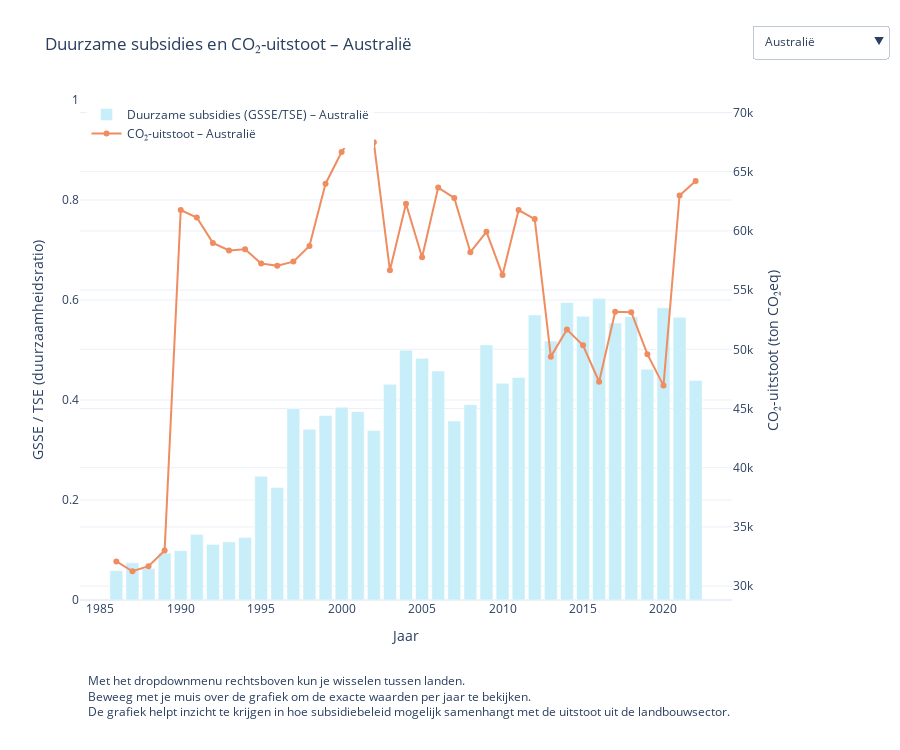

Notebook source saved alongside this figure:
### Markdown cell above
### Landen die duurzaamheid belonen via subsidies, stoten relatief minder CO₂ uit binnen hun landbouwsector

Niet alleen milieuregels zijn van belang. Financiële prikkels spelen namelijk ook een grote rol. Overheden beïnvloeden landbouwgedrag niet alleen met wetten, maar ook via subsidies. Die subsidies kunnen duurzame praktijken stimuleren, zoals het beschermen van ecosystemen of het terugdringen van uitstoot. Maar ze kunnen ook onbedoeld vervuilende landbouw ondersteunen, bijvoorbeeld door intensieve veehouderij of het overmatig gebruik van kunstmest aantrekkelijk te maken.


**Twee vormen van landbouwsubsidies:**

| Subsidie | Volledige naam | Inhoud | Duurzaamheidswaarde |
|----------|----------------|--------|----------------------|
| **_GSSE_** | _General Services Support Estimate_ | Overheidsuitgaven voor publieke goederen en langetermijnvoorzieningen in de landbouw (onderzoek, kennisoverdracht, infrastructuur, milieuherstel). Boeren ontvangen deze steun niet direct. |  Wordt algemeen beschouwd als duurzame, niet-productiegebonden steun. |
| **_PSE_**  | _Producer Support Estimate_ | Directe betalingen aan boeren, vaak gekoppeld aan hoeveel ze produceren of exporteren. Dit kan leiden tot intensivering en overproductie. |  Wordt vaak gezien als minder duurzaam of zelfs schadelijk voor het milieu. |

De _TSE_ (_Total Support Estimate_) omvat álle subsidies (dus _TSE_ = _GSSE_ + _PSE_ + andere steunvormen van de originele OECD dataset).

*Bron: [_OECD Glossary on Agricultural Support Indicators_](https://www.oecd.org/agriculture/topics/agricultural-policy-monitoring-and-evaluation/)*

### Code cell
import pandas as pd
import plotly.graph_objects as go


df = pd.read_csv("data1/CO2.csv")


landnaam_vertaling = {
    'Australia': 'Australië',
    'China': 'China',
    'Brazil': 'Brazilië',
    'South Africa': 'Zuid-Afrika',
    'United States of America': 'Verenigde Staten',
    'Republic of Korea': 'Zuid-Korea'
}


df['Land_NL'] = df['Mapped_Country'].map(landnaam_vertaling)


df = df.dropna(subset=['GSSE_Subsidy', 'TSE_Subsidy', 'CO2_Emission'])
df = df[df['TSE_Subsidy'] != 0]
df['Duurzaamheidsratio'] = df['GSSE_Subsidy'] / df['TSE_Subsidy']


gewilde_landen = list(landnaam_vertaling.keys())
df = df[df['Mapped_Country'].isin(gewilde_landen)]


df = df.sort_values(by=['Land_NL', 'Year'])
landen = df['Land_NL'].unique()


fig = go.Figure()
dropdown_buttons = []

for i, land in enumerate(landen):
    data = df[df['Land_NL'] == land]
    visible = [False] * (2 * len(landen))

    
    fig.add_trace(go.Bar(
        x=data['Year'],
        y=data['Duurzaamheidsratio'],
        name=f"Duurzame subsidies (GSSE/TSE) – {land}",
        marker_color='#C7EEF9',
        yaxis='y1',
        visible=(i == 0)
    ))
    visible[i * 2] = True

    
    fig.add_trace(go.Scatter(
        x=data['Year'],
        y=data['CO2_Emission'],
        name=f"CO₂-uitstoot – {land}",
        mode='lines+markers',
        marker_color='#EF8C60',
        yaxis='y2',
        visible=(i == 0)
    ))
    visible[i * 2 + 1] = True

    
    dropdown_buttons.append(dict(
        label=land,
        method='update',
        args=[{'visible': visible},
              {'title': f"Duurzame subsidies en CO₂-uitstoot – {land}"}]
    ))


fig.update_layout(
    title="Duurzame subsidies en CO₂-uitstoot – " + landen[0],
    xaxis=dict(title="Jaar"),
    yaxis=dict(title="GSSE / TSE (duurzaamheidsratio)", range=[0, 1]),
    yaxis2=dict(title="CO₂-uitstoot (ton CO₂eq)", overlaying="y", side="right"),
    updatemenus=[dict(
        buttons=dropdown_buttons,
        direction='down',
        x=1.03,
        xanchor="left",
        y=1.15,
        yanchor="top",
        showactive=True
    )],
    legend=dict(x=0.01, y=1),
    barmode='group',
    height=600,
    template='plotly_white'
)

fig.update_layout(
    height=750,
    margin=dict(b=150) 
)


fig.add_annotation(
    text=(
        " Met het dropdownmenu rechtsboven kun je wisselen tussen landen. <br>" 
        " Beweeg met je muis over de grafiek om de exacte waarden per jaar te bekijken. <br>"
        " De grafiek helpt inzicht te krijgen in hoe subsidiebeleid mogelijk samenhangt met de uitstoot uit de landbouwsector."
    ),
    xref="paper", yref="paper",
    x=0, y=-0.25,
    showarrow=False,
    align="left",
    font=dict(size=12),
    borderpad=4
)


fig.show()

### Figure 1 — Plotly figure (JSON) as saved in the notebook; plotly's stock layout.template omitted (floating-point values rounded to 4 significant figures)
{"data": [{"marker": {"color": "#C7EEF9"}, "name": "Duurzame subsidies (GSSE/TSE) – Australië", "type": "bar", "visible": true, "x": [1986, 1987, 1988, 1989, 1990, 1991, 1992, 1993, 1994, 1995, 1996, 1997, 1998, 1999, 2000, 2001, 2002, 2003, 2004, 2005, 2006, 2007, 2008, 2009, 2010, 2011, 2012, 2013, 2014, 2015, 2016, 2017, 2018, 2019, 2020, 2021, 2022], "y": [0.05868, 0.07439, 0.06325, 0.09386, 0.09876, 0.1313, 0.1112, 0.1164, 0.1252, 0.2476, 0.225, 0.3824, 0.3415, 0.3691, 0.3856, 0.3767, 0.3388, 0.4313, 0.4994, 0.4833, 0.4582, 0.3579, 0.3907, 0.5102, 0.4333, 0.4451, 0.57, 0.5182, 0.5949, 0.5674, 0.6028, 0.5539, 0.5664, 0.4617, 0.5844, 0.5654, 0.4392], "yaxis": "y"}, {"marker": {"color": "#EF8C60"}, "mode": "lines+markers", "name": "CO₂-uitstoot – Australië", "type": "scatter", "visible": true, "x": [1986, 1987, 1988, 1989, 1990, 1991, 1992, 1993, 1994, 1995, 1996, 1997, 1998, 1999, 2000, 2001, 2002, 2003, 2004, 2005, 2006, 2007, 2008, 2009, 2010, 2011, 2012, 2013, 2014, 2015, 2016, 2017, 2018, 2019, 2020, 2021, 2022], "y": [32090.0, 31260.0, 31690.0, 33000.0, 61770.0, 61130.0, 58990.0, 58350.0, 58450.0, 57250.0, 57060.0, 57410.0, 58730.0, 63990.0, 66670.0, 68630.0, 67490.0, 56670.0, 62300.0, 57780.0, 63660.0, 62780.0, 58210.0, 59930.0, 56270.0, 61760.0, 61000.0, 49380.0, 51670.0, 50340.0, 47260.0, 53180.0, 53140.0, 49590.0, 46940.0, 63000.0, 64210.0], "yaxis": "y2"}, {"marker": {"color": "#C7EEF9"}, "name": "Duurzame subsidies (GSSE/TSE) – Brazilië", "type": "bar", "visible": false, "x": [1995, 1996, 1997, 1998, 1999, 2000, 2001, 2002, 2003, 2004, 2005, 2006, 2007, 2008, 2009, 2010, 2011, 2012, 2013, 2014, 2015, 2016, 2017, 2018, 2019, 2020, 2021, 2022], "y": [-0.6447, -33.65, 4.885, 0.713, -5.719, 0.2794, 0.3796, 0.2509, 0.1566, 0.281, 0.2422, 0.2582, 0.234, 0.2797, 0.2341, 0.2454, 0.2134, 0.2453, 0.3257, 0.3516, 0.2998, 0.2565, 0.3114, 0.3661, 0.3874, 0.3068, 0.157, 0.1449], "yaxis": "y"}, {"marker": {"color": "#EF8C60"}, "mode": "lines+markers", "name": "CO₂-uitstoot – Brazilië", "type": "scatter", "visible": false, "x": [1995, 1996, 1997, 1998, 1999, 2000, 2001, 2002, 2003, 2004, 2005, 2006, 2007, 2008, 2009, 2010, 2011, 2012, 2013, 2014, 2015, 2016, 2017, 2018, 2019, 2020, 2021, 2022], "y": [330600.0, 328700.0, 326700.0, 336600.0, 337200.0, 323500.0, 359700.0, 378600.0, 401200.0, 412400.0, 391500.0, 368800.0, 367900.0, 370000.0, 350200.0, 341500.0, 242100.0, 221900.0, 247800.0, 249600.0, 232100.0, 258300.0, 261300.0, 255600.0, 259800.0, 262700.0, 269000.0, 272400.0], "yaxis": "y2"}, {"marker": {"color": "#C7EEF9"}, "name": "Duurzame subsidies (GSSE/TSE) – China", "type": "bar", "visible": false, "x": [1995, 1996, 1997, 1998, 1999, 2000, 2001, 2002, 2003, 2004, 2005, 2006, 2007, 2008, 2009, 2010, 2011, 2012, 2013, 2014, 2015, 2016, 2017, 2018, 2019, 2020, 2021, 2022], "y": [0.2632, 0.745, 0.6145, 0.7161, 1.465, 0.5535, 0.4927, 0.3471, 0.3195, 0.3631, 0.2919, 0.2276, 0.2162, 0.3704, 0.2109, 0.1553, 0.1798, 0.134, 0.1316, 0.1453, 0.1698, 0.1516, 0.1584, 0.1617, 0.1316, 0.1232, 0.09996, 0.1024], "yaxis": "y"}, {"marker": {"color": "#EF8C60"}, "mode": "lines+markers", "name": "CO₂-uitstoot – China", "type": "scatter", "visible": false, "x": [1995, 1996, 1997, 1998, 1999, 2000, 2001, 2002, 2003, 2004, 2005, 2006, 2007, 2008, 2009, 2010, 2011, 2012, 2013, 2014, 2015, 2016, 2017, 2018, 2019, 2020, 2021, 2022], "y": [491300.0, 511400.0, 500900.0, 495800.0, 514000.0, 522400.0, 531900.0, 562300.0, 628000.0, 677300.0, 707900.0, 796600.0, 839100.0, 877800.0, 913000.0, 917500.0, 1023000.0, 994900.0, 1072000.0, 1015000.0, 1073000.0, 1072000.0, 1091000.0, 1119000.0, 1145000.0, 1168000.0, 1206000.0, 1209000.0], "yaxis": "y2"}, {"marker": {"color": "#C7EEF9"}, "name": "Duurzame subsidies (GSSE/TSE) – Verenigde Staten", "type": "bar", "visible": false, "x": [1986, 1987, 1988, 1989, 1990, 1991, 1992, 1993, 1994, 1995, 1996, 1997, 1998, 1999, 2000, 2001, 2002, 2003, 2004, 2005, 2006, 2007, 2008, 2009, 2010, 2011, 2012, 2013, 2014, 2015, 2016, 2017, 2018, 2019, 2020, 2021, 2022], "y": [0.06163, 0.0625, 0.07469, 0.07205, 0.08187, 0.08495, 0.08327, 0.08101, 0.08807, 0.103, 0.08566, 0.08739, 0.07166, 0.06864, 0.07397, 0.08981, 0.1047, 0.1148, 0.1002, 0.0968, 0.1191, 0.09607, 0.147, 0.1124, 0.1253, 0.07049, 0.07029, 0.1182, 0.08343, 0.09623, 0.1108, 0.1287, 0.1155, 0.1164, 0.0944, 0.09144, 0.1003], "yaxis": "y"}, {"marker": {"color": "#EF8C60"}, "mode": "lines+markers", "name": "CO₂-uitstoot – Verenigde Staten", "type": "scatter", "visible": false, "x": [1986, 1987, 1988, 1989, 1990, 1991, 1992, 1993, 1994, 1995, 1996, 1997, 1998, 1999, 2000, 2001, 2002, 2003, 2004, 2005, 2006, 2007, 2008, 2009, 2010, 2011, 2012, 2013, 2014, 2015, 2016, 2017, 2018, 2019, 2020, 2021, 2022], "y": [101900.0, 99420.0, 98010.0, 98310.0, 342400.0, 341500.0, 348000.0, 355600.0, 361600.0, 367900.0, 375900.0, 383400.0, 384300.0, 388300.0, 398000.0, 389800.0, 391400.0, 393600.0, 401700.0, 401300.0, 397300.0, 404500.0, 394800.0, 374300.0, 381600.0, 372600.0, 359500.0, 367500.0, 370800.0, 367500.0, 373200.0, 373700.0, 383400.0, 380300.0, 369500.0, 502700.0, 504600.0], "yaxis": "y2"}, {"marker": {"color": "#C7EEF9"}, "name": "Duurzame subsidies (GSSE/TSE) – Zuid-Afrika", "type": "bar", "visible": false, "x": [1995, 1996, 1997, 1998, 1999, 2000, 2001, 2002, 2003, 2004, 2005, 2006, 2007, 2008, 2009, 2010, 2011, 2012, 2013, 2014, 2015, 2016, 2017, 2018, 2019, 2020, 2021, 2022], "y": [0.3036, 0.3492, 0.238, 0.2832, 0.3129, 0.4193, 0.4768, 0.2451, 0.3976, 0.3097, 0.3745, 0.2403, 0.2591, 0.3042, 0.241, 0.3362, 0.271, 0.2461, 0.3637, 0.3736, 0.283, 0.4082, 0.2998, 0.2104, 0.3405, 0.29, 0.337, 0.2493], "yaxis": "y"}, {"marker": {"color": "#EF8C60"}, "mode": "lines+markers", "name": "CO₂-uitstoot – Zuid-Afrika", "type": "scatter", "visible": false, "x": [1995, 1996, 1997, 1998, 1999, 2000, 2001, 2002, 2003, 2004, 2005, 2006, 2007, 2008, 2009, 2010, 2011, 2012, 2013, 2014, 2015, 2016, 2017, 2018, 2019, 2020, 2021, 2022], "y": [45510.0, 46240.0, 48250.0, 48010.0, 47660.0, 47900.0, 46730.0, 46240.0, 49750.0, 53450.0, 52080.0, 54150.0, 56040.0, 58420.0, 56720.0, 53370.0, 54490.0, 53340.0, 54700.0, 55830.0, 50210.0, 55100.0, 52670.0, 54340.0, 56410.0, 53010.0, 53440.0, 51760.0], "yaxis": "y2"}, {"marker": {"color": "#C7EEF9"}, "name": "Duurzame subsidies (GSSE/TSE) – Zuid-Korea", "type": "bar", "visible": false, "x": [1986, 1987, 1988, 1989, 1990, 1991, 1992, 1993, 1994, 1995, 1996, 1997, 1998, 1999, 2000, 2001, 2002, 2003, 2004, 2005, 2006, 2007, 2008, 2009, 2010, 2011, 2012, 2013, 2014, 2015, 2016, 2017, 2018, 2019, 2020, 2021, 2022], "y": [0.07954, 0.07788, 0.1052, 0.1455, 0.1286, 0.1195, 0.116, 0.112, 0.106, 0.1137, 0.1223, 0.1705, 0.187, 0.1245, 0.1343, 0.167, 0.1704, 0.1883, 0.1301, 0.1328, 0.1384, 0.1451, 0.1295, 0.1234, 0.1377, 0.1091, 0.1249, 0.1315, 0.1268, 0.124, 0.1607, 0.1516, 0.1483, 0.164, 0.1295, 0.1177, 0.1415], "yaxis": "y"}, {"marker": {"color": "#EF8C60"}, "mode": "lines+markers", "name": "CO₂-uitstoot – Zuid-Korea", "type": "scatter", "visible": false, "x": [1986, 1987, 1988, 1989, 1990, 1991, 1992, 1993, 1994, 1995, 1996, 1997, 1998, 1999, 2000, 2001, 2002, 2003, 2004, 2005, 2006, 2007, 2008, 2009, 2010, 2011, 2012, 2013, 2014, 2015, 2016, 2017, 2018, 2019, 2020, 2021, 2022], "y": [4383.0, 4286.0, 4167.0, 4257.0, 20280.0, 21860.0, 23390.0, 25890.0, 27740.0, 30050.0, 32300.0, 34590.0, 29240.0, 31660.0, 34890.0, 33630.0, 34690.0, 34450.0, 35450.0, 34610.0, 34780.0, 36820.0, 37530.0, 37710.0, 42070.0, 44410.0, 44730.0, 45130.0, 45060.0, 45420.0, 47570.0, 54680.0, 55600.0, 54480.0, 53270.0, 55010.0, 54450.0], "yaxis": "y2"}], "layout": {"annotations": [{"align": "left", "borderpad": 4, "font": {"size": 12}, "showarrow": false, "text": " Met het dropdownmenu rechtsboven kun je wisselen tussen landen. <br> Beweeg met je muis over de grafiek om de exacte waarden per jaar te bekijken. <br> De grafiek helpt inzicht te krijgen in hoe subsidiebeleid mogelijk samenhangt met de uitstoot uit de landbouwsector.", "x": 0, "xref": "paper", "y": -0.25, "yref": "paper"}], "barmode": "group", "height": 750, "legend": {"x": 0.01, "y": 1}, "margin": {"b": 150}, "title": {"text": "Duurzame subsidies en CO₂-uitstoot – Australië"}, "updatemenus": [{"buttons": [{"args": [{"visible": [true, true, false, false, false, false, false, false, false, false, false, false]}, {"title": "Duurzame subsidies en CO₂-uitstoot – Australië"}], "label": "Australië", "method": "update"}, {"args": [{"visible": [false, false, true, true, false, false, false, false, false, false, false, false]}, {"title": "Duurzame subsidies en CO₂-uitstoot – Brazilië"}], "label": "Brazilië", "method": "update"}, {"args": [{"visible": [false, false, false, false, true, true, false, false, false, false, false, false]}, {"title": "Duurzame subsidies en CO₂-uitstoot – China"}], "label": "China", "method": "update"}, {"args": [{"visible": [false, false, false, false, false, false, true, true, false, false, false, false]}, {"title": "Duurzame subsidies en CO₂-uitstoot – Verenigde Staten"}], "label": "Verenigde Staten", "method": "update"}, {"args": [{"visible": [false, false, false, false, false, false, false, false, true, true, false, false]}, {"title": "Duurzame subsidies en CO₂-uitstoot – Zuid-Afrika"}], "label": "Zuid-Afrika", "method": "update"}, {"args": [{"visible": [false, false, false, false, false, false, false, false, false, false, true, true]}, {"title": "Duurzame subsidies en CO₂-uitstoot – Zuid-Korea"}], "label": "Zuid-Korea", "method": "update"}], "direction": "down", "showactive": true, "x": 1.03, "xanchor": "left", "y": 1.15, "yanchor": "top"}], "xaxis": {"title": {"text": "Jaar"}}, "yaxis": {"range": [0, 1], "title": {"text": "GSSE / TSE (duurzaamheidsratio)"}}, "yaxis2": {"overlaying": "y", "side": "right", "title": {"text": "CO₂-uitstoot (ton CO₂eq)"}}}}
